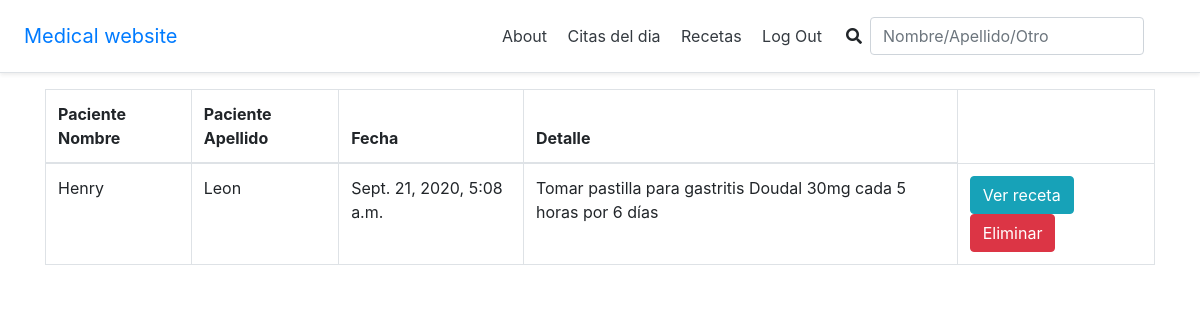
The app's page /recetas/ (signed in) with its own data.
### cita/models.py (models this page shows, shortened)
class Receta(models.Model):
    fecha = models.DateTimeField(auto_now_add=True)
    detalle_receta = models.CharField(max_length=300)
    cita = models.ForeignKey("Cita", related_name="recetas", on_delete=models.CASCADE, blank=True, null=True)
    def get_absolute_url(self):
        return reverse("receta_detail", kwargs={"pk": self.pk})

class Cita(models.Model):
    ESTADO_OPCIONES = [
        ('PENDIENTE', 'Pendiente'),
        ('ATENDIDA', 'Atendida'),
        ('CANCELADA', 'Cancelada'),
    ]
    fecha = models.DateTimeField(auto_now_add=True)
    fecha_cita = models.DateField()
    hora_cita = models.TimeField()
    estado = models.CharField(max_length=10, choices=ESTADO_OPCIONES, default='PENDIENTE')
    comentario = models.CharField(max_length=50)
    paciente = models.ForeignKey("users.Paciente", related_name="citas", on_delete=models.CASCADE)

### users/models.py (models this page shows, shortened)
class Paciente(models.Model):
    GENERO_OPCIONES = [
        ('MASCULINO', 'Masculino'),
        ('FEMENINO', 'Femenino'),
    ]
    nombre = models.CharField(max_length=100)
    apellido = models.CharField(max_length=100)
    telefono = models.CharField(max_length=50, blank=True, null=True)
    telefono_emergencia = models.CharField(max_length=50, blank=True, null=True)
    correo = models.CharField(max_length=100)
    fecha_nacimiento = models.DateField() #DateField(input_formats=settings.DATE_INPUT_FORMATS, null=True, blan=True) para introducir la fecha dd-mm-DDDD
    direccion = models.CharField(max_length=200)
    descripccion = models.CharField(max_length=500, blank=True, null=True)
    sexo = models.CharField(max_length=10, choices=GENERO_OPCIONES, default='FEMENINO')

### pages/views.py (the view)
# urls.py: path('recetas/', RecetasListView.as_view(), name="recetas"),
class RecetasListView(ListView):
    model = Receta
    context_object_name="recetas"
    template_name='recetas/lista_de_recetas.html'

### templates/recetas/lista_de_recetas.html (shortened to what this page needs)
{% extends '_base.html' %}
{% load static %}
{% block content %}
    {% include 'recetas/recetas.html' %}
{% endblock content %}

### templates/recetas/recetas.html
{% load static %}
<div class="tabla-recetas">
<table class="table table-bordered">
  <thead>
    <tr>
      <th>Paciente Nombre</th>
      <th>Paciente Apellido</th>
	  <th>Fecha</th>
	  <th>Detalle</th>
    </tr>
  </thead>
  <tbody>
  <div class="recetas">
    {% for receta in recetas %}
    <tr>
        <div class="receta">
            <td>{{receta.cita.paciente.nombre}}</td>
            <td>{{receta.cita.paciente.apellido}}</td>
            <td>{{receta.fecha}}</td>
            <td>{{receta.detalle_receta}}</td>
            <td>
              <a href={{receta.get_absolute_url}} class="btn btn-info">Ver receta</a>
              <a class="btn btn-danger" href="{% url 'eliminar_receta' receta.pk %}">Eliminar</a>
            </td>
        </div>
    </tr>
    {% endfor %}
    </div>
  </tbody>
</table>
</div>

### records on screen
Receta: cita.paciente.nombre "Henry", cita.paciente.apellido "Leon", fecha "Sept. 21, 2020, 5:08 a.m.", detalle_receta "Tomar pastilla para gastritis Doudal 30mg cada 5 horas por 6 días"
